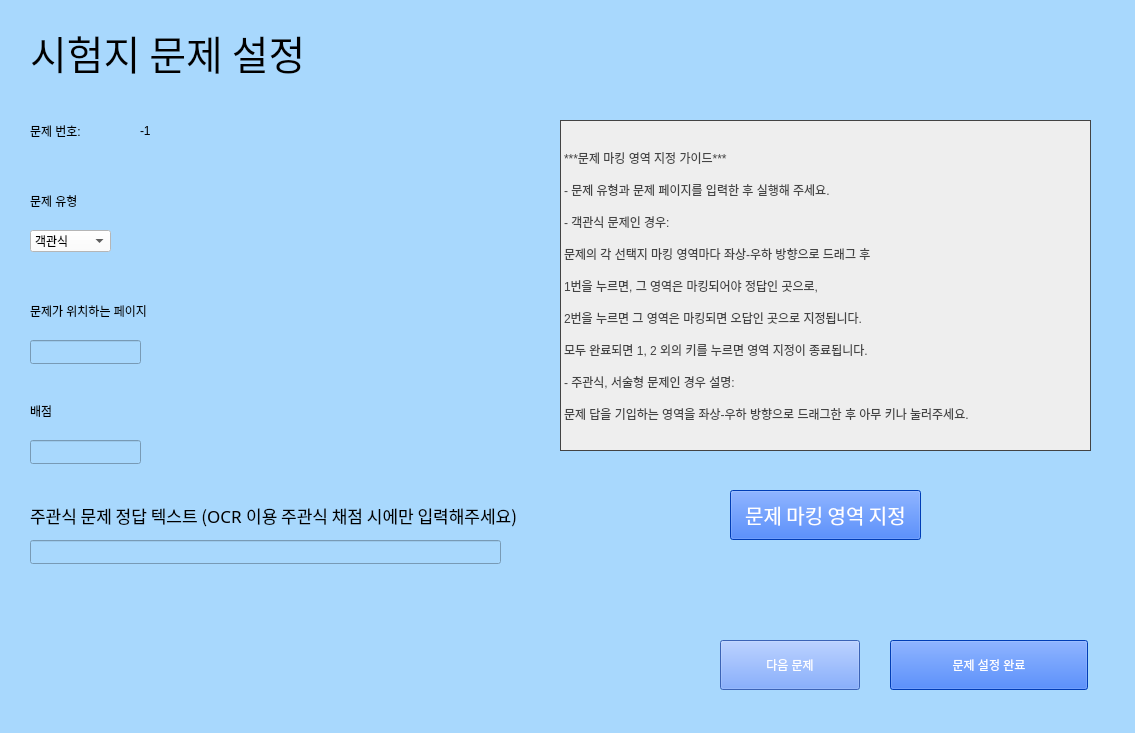
<?xml version="1.0" encoding="UTF-8"?>
<ui version="4.0">
 <class>problemSettingWindow</class>
 <widget class="QWidget" name="problemSettingWindow">
  <property name="geometry">
   <rect>
    <x>0</x>
    <y>0</y>
    <width>1135</width>
    <height>733</height>
   </rect>
  </property>
  <property name="windowTitle">
   <string>Form</string>
  </property>
  <property name="styleSheet">
   <string notr="true">background: #a8d8fd</string>
  </property>
  <widget class="QLabel" name="headLabel">
   <property name="geometry">
    <rect>
     <x>30</x>
     <y>30</y>
     <width>316</width>
     <height>44</height>
    </rect>
   </property>
   <property name="sizePolicy">
    <sizepolicy hsizetype="Preferred" vsizetype="Fixed">
     <horstretch>0</horstretch>
     <verstretch>0</verstretch>
    </sizepolicy>
   </property>
   <property name="font">
    <font>
     <family>나눔스퀘어 ExtraBold</family>
     <pointsize>30</pointsize>
     <weight>10</weight>
     <italic>false</italic>
     <bold>false</bold>
    </font>
   </property>
   <property name="styleSheet">
    <string notr="true">font: 81 30pt &quot;나눔스퀘어 ExtraBold&quot;;</string>
   </property>
   <property name="text">
    <string>시험지 문제 설정</string>
   </property>
  </widget>
  <widget class="QLabel" name="problemNumLabel">
   <property name="geometry">
    <rect>
     <x>30</x>
     <y>120</y>
     <width>100</width>
     <height>22</height>
    </rect>
   </property>
   <property name="sizePolicy">
    <sizepolicy hsizetype="Preferred" vsizetype="Fixed">
     <horstretch>0</horstretch>
     <verstretch>0</verstretch>
    </sizepolicy>
   </property>
   <property name="minimumSize">
    <size>
     <width>100</width>
     <height>20</height>
    </size>
   </property>
   <property name="styleSheet">
    <string notr="true">font: 75 15pt &quot;나눔스퀘어 Bold&quot;;</string>
   </property>
   <property name="text">
    <string>문제 번호:</string>
   </property>
  </widget>
  <widget class="QLabel" name="problemTypeLabel">
   <property name="geometry">
    <rect>
     <x>30</x>
     <y>190</y>
     <width>101</width>
     <height>22</height>
    </rect>
   </property>
   <property name="sizePolicy">
    <sizepolicy hsizetype="Preferred" vsizetype="Fixed">
     <horstretch>0</horstretch>
     <verstretch>0</verstretch>
    </sizepolicy>
   </property>
   <property name="minimumSize">
    <size>
     <width>100</width>
     <height>20</height>
    </size>
   </property>
   <property name="styleSheet">
    <string notr="true">font: 75 15pt &quot;나눔스퀘어 Bold&quot;;</string>
   </property>
   <property name="text">
    <string>문제 유형</string>
   </property>
  </widget>
  <widget class="QComboBox" name="problemTypeComboBox">
   <property name="geometry">
    <rect>
     <x>30</x>
     <y>230</y>
     <width>81</width>
     <height>22</height>
    </rect>
   </property>
   <property name="styleSheet">
    <string notr="true">background-color: rgb(255, 255, 255);
font: 12pt &quot;나눔스퀘어&quot;;</string>
   </property>
   <item>
    <property name="text">
     <string>객관식</string>
    </property>
   </item>
   <item>
    <property name="text">
     <string>주관식</string>
    </property>
   </item>
   <item>
    <property name="text">
     <string>서술형</string>
    </property>
   </item>
  </widget>
  <widget class="QLineEdit" name="pageOfProblemInput">
   <property name="geometry">
    <rect>
     <x>30</x>
     <y>340</y>
     <width>111</width>
     <height>24</height>
    </rect>
   </property>
   <property name="autoFillBackground">
    <bool>false</bool>
   </property>
   <property name="styleSheet">
    <string notr="true">font: 12pt &quot;나눔스퀘어&quot;;</string>
   </property>
   <property name="text">
    <string/>
   </property>
  </widget>
  <widget class="QLabel" name="problemScoreLabel">
   <property name="geometry">
    <rect>
     <x>30</x>
     <y>400</y>
     <width>100</width>
     <height>22</height>
    </rect>
   </property>
   <property name="sizePolicy">
    <sizepolicy hsizetype="Preferred" vsizetype="Fixed">
     <horstretch>0</horstretch>
     <verstretch>0</verstretch>
    </sizepolicy>
   </property>
   <property name="minimumSize">
    <size>
     <width>100</width>
     <height>20</height>
    </size>
   </property>
   <property name="styleSheet">
    <string notr="true">font: 75 15pt &quot;나눔스퀘어 Bold&quot;;</string>
   </property>
   <property name="text">
    <string>배점</string>
   </property>
  </widget>
  <widget class="QLineEdit" name="scoreInput">
   <property name="geometry">
    <rect>
     <x>30</x>
     <y>440</y>
     <width>111</width>
     <height>24</height>
    </rect>
   </property>
   <property name="styleSheet">
    <string notr="true">font: 12pt &quot;나눔스퀘어&quot;;</string>
   </property>
   <property name="text">
    <string/>
   </property>
  </widget>
  <widget class="QLabel" name="problemPageLabel">
   <property name="geometry">
    <rect>
     <x>30</x>
     <y>300</y>
     <width>316</width>
     <height>22</height>
    </rect>
   </property>
   <property name="sizePolicy">
    <sizepolicy hsizetype="Preferred" vsizetype="Fixed">
     <horstretch>0</horstretch>
     <verstretch>0</verstretch>
    </sizepolicy>
   </property>
   <property name="minimumSize">
    <size>
     <width>100</width>
     <height>20</height>
    </size>
   </property>
   <property name="styleSheet">
    <string notr="true">font: 75 15pt &quot;나눔스퀘어 Bold&quot;;</string>
   </property>
   <property name="text">
    <string>문제가 위치하는 페이지</string>
   </property>
  </widget>
  <widget class="QPushButton" name="btnSetProblemArea">
   <property name="geometry">
    <rect>
     <x>730</x>
     <y>490</y>
     <width>191</width>
     <height>50</height>
    </rect>
   </property>
   <property name="sizePolicy">
    <sizepolicy hsizetype="Fixed" vsizetype="Fixed">
     <horstretch>0</horstretch>
     <verstretch>0</verstretch>
    </sizepolicy>
   </property>
   <property name="minimumSize">
    <size>
     <width>140</width>
     <height>50</height>
    </size>
   </property>
   <property name="font">
    <font>
     <family>나눔스퀘어 ExtraBold</family>
     <pointsize>15</pointsize>
     <weight>10</weight>
     <italic>false</italic>
     <bold>false</bold>
    </font>
   </property>
   <property name="styleSheet">
    <string notr="true">font: 81 &quot;나눔스퀘어 ExtraBold&quot;;
color: rgb(255, 255, 255);
background-color: rgb(0, 85, 255);</string>
   </property>
   <property name="text">
    <string>문제 마킹 영역 지정</string>
   </property>
  </widget>
  <widget class="QLabel" name="instructionLabel">
   <property name="geometry">
    <rect>
     <x>560</x>
     <y>120</y>
     <width>531</width>
     <height>331</height>
    </rect>
   </property>
   <property name="sizePolicy">
    <sizepolicy hsizetype="Preferred" vsizetype="Minimum">
     <horstretch>0</horstretch>
     <verstretch>0</verstretch>
    </sizepolicy>
   </property>
   <property name="minimumSize">
    <size>
     <width>0</width>
     <height>180</height>
    </size>
   </property>
   <property name="styleSheet">
    <string notr="true">font: 75 11pt &quot;나눔스퀘어 Bold&quot;;
color: rgb(67, 67, 67);
background-color: rgb(238, 238, 238);</string>
   </property>
   <property name="frameShape">
    <enum>QFrame::Panel</enum>
   </property>
   <property name="frameShadow">
    <enum>QFrame::Plain</enum>
   </property>
   <property name="lineWidth">
    <number>1</number>
   </property>
   <property name="text">
    <string>***문제 마킹 영역 지정 가이드***

- 문제 유형과 문제 페이지를 입력한 후 실행해 주세요.

- 객관식 문제인 경우: 

문제의 각 선택지 마킹 영역마다 좌상-우하 방향으로 드래그 후

1번을 누르면, 그 영역은 마킹되어야 정답인 곳으로,

2번을 누르면 그 영역은 마킹되면 오답인 곳으로 지정됩니다.

모두 완료되면 1, 2 외의 키를 누르면 영역 지정이 종료됩니다.

- 주관식, 서술형 문제인 경우 설명:

문제 답을 기입하는 영역을 좌상-우하 방향으로 드래그한 후 아무 키나 눌러주세요.</string>
   </property>
  </widget>
  <widget class="QLineEdit" name="OCRsubjectiveAnswerInput">
   <property name="geometry">
    <rect>
     <x>30</x>
     <y>540</y>
     <width>471</width>
     <height>24</height>
    </rect>
   </property>
   <property name="styleSheet">
    <string notr="true">font: 12pt &quot;나눔스퀘어&quot;;</string>
   </property>
   <property name="text">
    <string/>
   </property>
  </widget>
  <widget class="QLabel" name="subjectiveAnswerLabel">
   <property name="geometry">
    <rect>
     <x>30</x>
     <y>500</y>
     <width>511</width>
     <height>30</height>
    </rect>
   </property>
   <property name="sizePolicy">
    <sizepolicy hsizetype="Preferred" vsizetype="Fixed">
     <horstretch>0</horstretch>
     <verstretch>0</verstretch>
    </sizepolicy>
   </property>
   <property name="minimumSize">
    <size>
     <width>100</width>
     <height>30</height>
    </size>
   </property>
   <property name="font">
    <font>
     <family>나눔스퀘어 Bold</family>
     <pointsize>13</pointsize>
     <weight>9</weight>
     <italic>false</italic>
     <bold>false</bold>
    </font>
   </property>
   <property name="styleSheet">
    <string notr="true">font: 75 &quot;나눔스퀘어 Bold&quot;;</string>
   </property>
   <property name="text">
    <string>주관식 문제 정답 텍스트 (OCR 이용 주관식 채점 시에만 입력해주세요)</string>
   </property>
  </widget>
  <widget class="QLabel" name="problemNumLabel_num">
   <property name="geometry">
    <rect>
     <x>140</x>
     <y>120</y>
     <width>100</width>
     <height>22</height>
    </rect>
   </property>
   <property name="sizePolicy">
    <sizepolicy hsizetype="Preferred" vsizetype="Fixed">
     <horstretch>0</horstretch>
     <verstretch>0</verstretch>
    </sizepolicy>
   </property>
   <property name="minimumSize">
    <size>
     <width>100</width>
     <height>20</height>
    </size>
   </property>
   <property name="styleSheet">
    <string notr="true">font: 75 15pt &quot;나눔스퀘어 Bold&quot;;</string>
   </property>
   <property name="text">
    <string>-1</string>
   </property>
  </widget>
  <widget class="QPushButton" name="btnSave">
   <property name="geometry">
    <rect>
     <x>890</x>
     <y>640</y>
     <width>198</width>
     <height>50</height>
    </rect>
   </property>
   <property name="sizePolicy">
    <sizepolicy hsizetype="Fixed" vsizetype="Fixed">
     <horstretch>0</horstretch>
     <verstretch>0</verstretch>
    </sizepolicy>
   </property>
   <property name="minimumSize">
    <size>
     <width>140</width>
     <height>50</height>
    </size>
   </property>
   <property name="styleSheet">
    <string notr="true">font: 81 24pt &quot;나눔스퀘어 ExtraBold&quot;;
color: rgb(255, 255, 255);
background-color: rgb(0, 85, 255);</string>
   </property>
   <property name="text">
    <string>문제 설정 완료</string>
   </property>
  </widget>
  <widget class="QPushButton" name="btnTempSave">
   <property name="geometry">
    <rect>
     <x>720</x>
     <y>640</y>
     <width>140</width>
     <height>50</height>
    </rect>
   </property>
   <property name="sizePolicy">
    <sizepolicy hsizetype="Fixed" vsizetype="Fixed">
     <horstretch>0</horstretch>
     <verstretch>0</verstretch>
    </sizepolicy>
   </property>
   <property name="minimumSize">
    <size>
     <width>140</width>
     <height>50</height>
    </size>
   </property>
   <property name="styleSheet">
    <string notr="true">font: 81 24pt &quot;나눔스퀘어 ExtraBold&quot;;
color: rgb(255, 255, 255);
background-color: rgb(83, 138, 255);</string>
   </property>
   <property name="text">
    <string>다음 문제</string>
   </property>
  </widget>
 </widget>
 <resources/>
 <connections/>
</ui>
